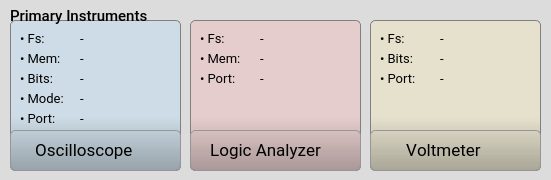
   <widget class="QGroupBox" name="groupBox_instr1">
    <property name="geometry">
     <rect>
      <x>240</x>
      <y>180</y>
      <width>551</width>
      <height>180</height>
     </rect>
    </property>
    <property name="sizePolicy">
     <sizepolicy hsizetype="Preferred" vsizetype="Expanding">
      <horstretch>0</horstretch>
      <verstretch>0</verstretch>
     </sizepolicy>
    </property>
    <property name="font">
     <font>
      <family>Roboto Medium</family>
      <pointsize>11</pointsize>
      <weight>50</weight>
      <italic>false</italic>
      <bold>false</bold>
      <kerning>true</kerning>
     </font>
    </property>
    <property name="styleSheet">
     <string notr="true">QGroupBox {background-color: rgb(220,220,220);border: 0px; border-radius: 5px;  margin-top: 0.5em;}; 
QGroupBox::title {subcontrol-origin: margin;left: 10px;padding: 0 3px 0 3px;}</string>
    </property>
    <property name="title">
     <string/>
    </property>
    <widget class="QGroupBox" name="groupBox_scope">
     <property name="geometry">
      <rect>
       <x>10</x>
       <y>20</y>
       <width>171</width>
       <height>151</height>
      </rect>
     </property>
     <property name="font">
      <font>
       <family>Roboto</family>
       <pointsize>11</pointsize>
       <weight>50</weight>
       <italic>false</italic>
       <bold>false</bold>
       <kerning>true</kerning>
      </font>
     </property>
     <property name="styleSheet">
      <string notr="true">QGroupBox {
    background: qlineargradient(x1:0, y1:0, x2:0, y2:2, stop:0  rgb(190,220,240, 0.5), stop:0.32  rgb(190,220,240, 0.5), stop:1  rgb(0,0,0,1.0));
	border: 1px solid gray; border-radius: 5px;  margin-top: 0.5em;
}; 
QGroupBox::title {subcontrol-origin: margin;left: 10px;padding: 0 3px 0 3px;}</string>
     </property>
     <property name="title">
      <string/>
     </property>
     <widget class="QPushButton" name="pushButton_scope">
      <property name="geometry">
       <rect>
        <x>0</x>
        <y>110</y>
        <width>171</width>
        <height>41</height>
       </rect>
      </property>
      <property name="font">
       <font>
        <family>Roboto</family>
        <pointsize>13</pointsize>
        <weight>50</weight>
        <bold>false</bold>
        <strikeout>false</strikeout>
        <kerning>false</kerning>
       </font>
      </property>
      <property name="styleSheet">
       <string notr="true">QPushButton {    
    padding: 0.2em 0.2em 0.3em 0.2em;
    border: 1px solid rgb(150, 150, 150);
	border-radius: 5px;
    background: qlineargradient(x1:0, y1:0, x2:0, y2:2,
                                  stop:0 #FFFFFF, stop:0.1 #FFFFFF, stop:1  #7B7B7B);
    color: black;
    text-align:left;
	padding-left:20px
}

QPushButton:hover:!pressed
{
	border: 1px solid rgb(150, 150, 150);
	border-radius: 5px;
 	background: #FFFFFF;
	color:#2f836a;
}

QPushButton:pressed
{
	border: 2px solid rgb(150, 150, 150);
	border-radius: 5px;
 	background: #AAAAAA;
	color:white;
}</string>
      </property>
      <property name="text">
       <string> Oscilloscope</string>
      </property>
      <property name="icon">
       <iconset resource="../../resources/resources.qrc">
        <normaloff>:/main/img/scope.svg</normaloff>:/main/img/scope.svg</iconset>
      </property>
      <property name="iconSize">
       <size>
        <width>21</width>
        <height>21</height>
       </size>
      </property>
     </widget>
     <widget class="QLabel" name="label_6">
      <property name="geometry">
       <rect>
        <x>10</x>
        <y>10</y>
        <width>61</width>
        <height>16</height>
       </rect>
      </property>
      <property name="font">
       <font>
        <family>Roboto</family>
        <pointsize>10</pointsize>
        <weight>50</weight>
        <italic>false</italic>
        <bold>false</bold>
        <kerning>true</kerning>
       </font>
      </property>
      <property name="text">
       <string>• Fs:</string>
      </property>
      <property name="textFormat">
       <enum>Qt::AutoText</enum>
      </property>
     </widget>
     <widget class="QLabel" name="label_8">
      <property name="geometry">
       <rect>
        <x>10</x>
        <y>30</y>
        <width>61</width>
        <height>16</height>
       </rect>
      </property>
      <property name="font">
       <font>
        <family>Roboto</family>
        <pointsize>10</pointsize>
        <weight>50</weight>
        <italic>false</italic>
        <bold>false</bold>
        <kerning>true</kerning>
       </font>
      </property>
      <property name="text">
       <string>• Mem:</string>
      </property>
      <property name="textFormat">
       <enum>Qt::AutoText</enum>
      </property>
     </widget>
     <widget class="QLabel" name="label_9">
      <property name="geometry">
       <rect>
        <x>10</x>
        <y>50</y>
        <width>61</width>
        <height>16</height>
       </rect>
      </property>
      <property name="font">
       <font>
        <family>Roboto</family>
        <pointsize>10</pointsize>
        <weight>50</weight>
        <italic>false</italic>
        <bold>false</bold>
        <kerning>true</kerning>
       </font>
      </property>
      <property name="text">
       <string>• Bits:</string>
      </property>
      <property name="textFormat">
       <enum>Qt::AutoText</enum>
      </property>
     </widget>
     <widget class="QLabel" name="label_10">
      <property name="geometry">
       <rect>
        <x>10</x>
        <y>70</y>
        <width>61</width>
        <height>16</height>
       </rect>
      </property>
      <property name="font">
       <font>
        <family>Roboto</family>
        <pointsize>10</pointsize>
        <weight>50</weight>
        <italic>false</italic>
        <bold>false</bold>
        <kerning>true</kerning>
       </font>
      </property>
      <property name="text">
       <string>• Mode:</string>
      </property>
      <property name="textFormat">
       <enum>Qt::AutoText</enum>
      </property>
     </widget>
     <widget class="QLabel" name="label_40">
      <property name="geometry">
       <rect>
        <x>10</x>
        <y>90</y>
        <width>61</width>
        <height>16</height>
       </rect>
      </property>
      <property name="font">
       <font>
        <family>Roboto</family>
        <pointsize>10</pointsize>
        <weight>50</weight>
        <italic>false</italic>
        <bold>false</bold>
        <kerning>true</kerning>
       </font>
      </property>
      <property name="text">
       <string>• Port:</string>
      </property>
      <property name="textFormat">
       <enum>Qt::AutoText</enum>
      </property>
     </widget>
     <widget class="QLabel" name="label_scope_fs">
      <property name="geometry">
       <rect>
        <x>70</x>
        <y>10</y>
        <width>101</width>
        <height>16</height>
       </rect>
      </property>
      <property name="font">
       <font>
        <family>Roboto</family>
        <pointsize>10</pointsize>
        <weight>50</weight>
        <italic>false</italic>
        <bold>false</bold>
        <kerning>true</kerning>
       </font>
      </property>
      <property name="text">
       <string>-</string>
      </property>
      <property name="textFormat">
       <enum>Qt::AutoText</enum>
      </property>
     </widget>
     <widget class="QLabel" name="label_scope_mem">
      <property name="geometry">
       <rect>
        <x>70</x>
        <y>30</y>
        <width>101</width>
        <height>16</height>
       </rect>
      </property>
      <property name="font">
       <font>
        <family>Roboto</family>
        <pointsize>10</pointsize>
        <weight>50</weight>
        <italic>false</italic>
        <bold>false</bold>
        <kerning>true</kerning>
       </font>
      </property>
      <property name="text">
       <string>-</string>
      </property>
      <property name="textFormat">
       <enum>Qt::AutoText</enum>
      </property>
     </widget>
     <widget class="QLabel" name="label_scope_bits">
      <property name="geometry">
       <rect>
        <x>70</x>
        <y>50</y>
        <width>101</width>
        <height>16</height>
       </rect>
      </property>
      <property name="font">
       <font>
        <family>Roboto</family>
        <pointsize>10</pointsize>
        <weight>50</weight>
        <italic>false</italic>
        <bold>false</bold>
        <kerning>true</kerning>
       </font>
      </property>
      <property name="text">
       <string>-</string>
      </property>
      <property name="textFormat">
       <enum>Qt::AutoText</enum>
      </property>
     </widget>
     <widget class="QLabel" name="label_scope_modes">
      <property name="geometry">
       <rect>
        <x>70</x>
        <y>70</y>
        <width>101</width>
        <height>16</height>
       </rect>
      </property>
      <property name="font">
       <font>
        <family>Roboto</family>
        <pointsize>10</pointsize>
        <weight>50</weight>
        <italic>false</italic>
        <bold>false</bold>
        <kerning>true</kerning>
       </font>
      </property>
      <property name="text">
       <string>-</string>
      </property>
      <property name="textFormat">
       <enum>Qt::AutoText</enum>
      </property>
     </widget>
     <widget class="QLabel" name="label_scope_pins">
      <property name="geometry">
       <rect>
        <x>70</x>
        <y>90</y>
        <width>101</width>
        <height>16</height>
       </rect>
      </property>
      <property name="font">
       <font>
        <family>Roboto</family>
        <pointsize>10</pointsize>
        <weight>50</weight>
        <italic>false</italic>
        <bold>false</bold>
        <kerning>true</kerning>
       </font>
      </property>
      <property name="text">
       <string>-</string>
      </property>
      <property name="textFormat">
       <enum>Qt::AutoText</enum>
      </property>
     </widget>
    </widget>
    <widget class="QGroupBox" name="groupBox_la">
     <property name="geometry">
      <rect>
       <x>190</x>
       <y>20</y>
       <width>171</width>
       <height>151</height>
      </rect>
     </property>
     <property name="font">
      <font>
       <family>Roboto</family>
       <pointsize>11</pointsize>
       <weight>50</weight>
       <italic>false</italic>
       <bold>false</bold>
       <kerning>true</kerning>
      </font>
     </property>
     <property name="styleSheet">
      <string notr="true">QGroupBox {
	background: qlineargradient(x1:0, y1:0, x2:0, y2:2, stop:0  rgb(240,190,190, 0.5), stop:0.32 rgb(240,190,190, 0.5), stop:1  rgb(0,0,0,1.0));
	border: 1px solid gray; border-radius: 5px;  margin-top: 0.5em;
}; 
QGroupBox::title {subcontrol-origin: margin;left: 10px;padding: 0 3px 0 3px;}</string>
     </property>
     <property name="title">
      <string/>
     </property>
     <widget class="QPushButton" name="pushButton_la">
      <property name="geometry">
       <rect>
        <x>0</x>
        <y>110</y>
        <width>171</width>
        <height>41</height>
       </rect>
      </property>
      <property name="font">
       <font>
        <family>Roboto</family>
        <pointsize>13</pointsize>
        <weight>50</weight>
        <bold>false</bold>
        <kerning>false</kerning>
       </font>
      </property>
      <property name="styleSheet">
       <string notr="true">QPushButton {    
    padding: 0.2em 0.2em 0.3em 0.2em;
    border: 1px solid rgb(150, 150, 150);
	border-radius: 5px;
    background: qlineargradient(x1:0, y1:0, x2:0, y2:2,
                                  stop:0 #FFFFFF, stop:0.1 #FFFFFF, stop:1  #7B7B7B);
    color: black;
    text-align:left;
	padding-left:15px
}

QPushButton:hover:!pressed
{
	border: 1px solid rgb(150, 150, 150);
	border-radius: 5px;
 	background: #FFFFFF;
	color:#2f836a;
}

QPushButton:pressed
{
	border: 2px solid rgb(150, 150, 150);;
	border-radius: 5px;
 	background: #AAAAAA;
	color:white;
}</string>
      </property>
      <property name="text">
       <string> Logic Analyzer</string>
      </property>
      <property name="icon">
       <iconset resource="../../resources/resources.qrc">
        <normaloff>:/main/img/la.png</normaloff>:/main/img/la.png</iconset>
      </property>
      <property name="iconSize">
       <size>
        <width>21</width>
        <height>21</height>
       </size>
      </property>
     </widget>
     <widget class="QLabel" name="label_11">
      <property name="geometry">
       <rect>
        <x>10</x>
        <y>10</y>
        <width>61</width>
        <height>16</height>
       </rect>
      </property>
      <property name="font">
       <font>
        <family>Roboto</family>
        <pointsize>10</pointsize>
        <weight>50</weight>
        <italic>false</italic>
        <bold>false</bold>
        <kerning>true</kerning>
       </font>
      </property>
      <property name="text">
       <string>• Fs:</string>
      </property>
      <property name="textFormat">
       <enum>Qt::AutoText</enum>
      </property>
     </widget>
     <widget class="QLabel" name="label_12">
      <property name="geometry">
       <rect>
        <x>10</x>
        <y>30</y>
        <width>61</width>
        <height>16</height>
       </rect>
      </property>
      <property name="font">
       <font>
        <family>Roboto</family>
        <pointsize>10</pointsize>
        <weight>50</weight>
        <italic>false</italic>
        <bold>false</bold>
        <kerning>true</kerning>
       </font>
      </property>
      <property name="text">
       <string>• Mem:</string>
      </property>
      <property name="textFormat">
       <enum>Qt::AutoText</enum>
      </property>
     </widget>
     <widget class="QLabel" name="label_39">
      <property name="geometry">
       <rect>
        <x>10</x>
        <y>50</y>
        <width>61</width>
        <height>16</height>
       </rect>
      </property>
      <property name="font">
       <font>
        <family>Roboto</family>
        <pointsize>10</pointsize>
        <weight>50</weight>
        <italic>false</italic>
        <bold>false</bold>
        <kerning>true</kerning>
       </font>
      </property>
      <property name="text">
       <string>• Port:</string>
      </property>
      <property name="textFormat">
       <enum>Qt::AutoText</enum>
      </property>
     </widget>
     <widget class="QLabel" name="label_la_pins">
      <property name="geometry">
       <rect>
        <x>70</x>
        <y>50</y>
        <width>101</width>
        <height>16</height>
       </rect>
      </property>
      <property name="font">
       <font>
        <family>Roboto</family>
        <pointsize>10</pointsize>
        <weight>50</weight>
        <italic>false</italic>
        <bold>false</bold>
        <kerning>true</kerning>
       </font>
      </property>
      <property name="text">
       <string>-</string>
      </property>
      <property name="textFormat">
       <enum>Qt::AutoText</enum>
      </property>
     </widget>
     <widget class="QLabel" name="label_la_fs">
      <property name="geometry">
       <rect>
        <x>70</x>
        <y>10</y>
        <width>101</width>
        <height>16</height>
       </rect>
      </property>
      <property name="font">
       <font>
        <family>Roboto</family>
        <pointsize>10</pointsize>
        <weight>50</weight>
        <italic>false</italic>
        <bold>false</bold>
        <kerning>true</kerning>
       </font>
      </property>
      <property name="text">
       <string>-</string>
      </property>
      <property name="textFormat">
       <enum>Qt::AutoText</enum>
      </property>
     </widget>
     <widget class="QLabel" name="label_la_mem">
      <property name="geometry">
       <rect>
        <x>70</x>
        <y>30</y>
        <width>101</width>
        <height>16</height>
       </rect>
      </property>
      <property name="font">
       <font>
        <family>Roboto</family>
        <pointsize>10</pointsize>
        <weight>50</weight>
        <italic>false</italic>
        <bold>false</bold>
        <kerning>true</kerning>
       </font>
      </property>
      <property name="text">
       <string>-</string>
      </property>
      <property name="textFormat">
       <enum>Qt::AutoText</enum>
      </property>
     </widget>
    </widget>
    <widget class="QGroupBox" name="groupBox_vm">
     <property name="geometry">
      <rect>
       <x>370</x>
       <y>20</y>
       <width>171</width>
       <height>151</height>
      </rect>
     </property>
     <property name="font">
      <font>
       <family>Roboto</family>
       <pointsize>11</pointsize>
       <weight>50</weight>
       <italic>false</italic>
       <bold>false</bold>
       <kerning>true</kerning>
      </font>
     </property>
     <property name="styleSheet">
      <string notr="true">QGroupBox {
	background: qlineargradient(x1:0, y1:0, x2:0, y2:2, stop:0  rgb(240,230,190, 0.5), stop:0.32 rgb(240,230,190, 0.5), stop:1  black);
	border: 1px solid gray; border-radius: 5px;  margin-top: 0.5em;
}; 
QGroupBox::title {subcontrol-origin: margin;left: 10px;padding: 0 3px 0 3px;}</string>
     </property>
     <property name="title">
      <string/>
     </property>
     <widget class="QPushButton" name="pushButton_vm">
      <property name="geometry">
       <rect>
        <x>0</x>
        <y>110</y>
        <width>171</width>
        <height>41</height>
       </rect>
      </property>
      <property name="font">
       <font>
        <family>Roboto</family>
        <pointsize>13</pointsize>
        <weight>50</weight>
        <bold>false</bold>
        <kerning>false</kerning>
       </font>
      </property>
      <property name="styleSheet">
       <string notr="true">QPushButton {    
    padding: 0.2em 0.2em 0.3em 0.2em;
    border: 1px solid rgb(150, 150, 150);
	border-radius: 5px;
    background: qlineargradient(x1:0, y1:0, x2:0, y2:2,
                                  stop:0 #FFFFFF, stop:0.1 #FFFFFF, stop:1  #7B7B7B);
    color: black;
    text-align:left;
	padding-left:31px
}

QPushButton:hover:!pressed
{
	border: 1px solid rgb(150, 150, 150);
	border-radius: 5px;
 	background: #FFFFFF;
	color:#2f836a;
}

QPushButton:pressed
{
	border: 1px solid rgb(150, 150, 150);
	border-radius: 5px;
 	background: #AAAAAA;
	color:white;
}</string>
      </property>
      <property name="text">
       <string> Voltmeter</string>
      </property>
      <property name="icon">
       <iconset resource="../../resources/resources.qrc">
        <normaloff>:/main/img/vm.png</normaloff>:/main/img/vm.png</iconset>
      </property>
      <property name="iconSize">
       <size>
        <width>22</width>
        <height>22</height>
       </size>
      </property>
     </widget>
     <widget class="QLabel" name="label_15">
      <property name="geometry">
       <rect>
        <x>10</x>
        <y>10</y>
        <width>51</width>
        <height>16</height>
       </rect>
      </property>
      <property name="font">
       <font>
        <family>Roboto</family>
        <pointsize>10</pointsize>
        <weight>50</weight>
        <italic>false</italic>
        <bold>false</bold>
        <kerning>true</kerning>
       </font>
      </property>
      <property name="text">
       <string>• Fs:</string>
      </property>
      <property name="textFormat">
       <enum>Qt::AutoText</enum>
      </property>
     </widget>
     <widget class="QLabel" name="label_17">
      <property name="geometry">
       <rect>
        <x>10</x>
        <y>30</y>
        <width>51</width>
        <height>16</height>
       </rect>
      </property>
      <property name="font">
       <font>
        <family>Roboto</family>
        <pointsize>10</pointsize>
        <weight>50</weight>
        <italic>false</italic>
        <bold>false</bold>
        <kerning>true</kerning>
       </font>
      </property>
      <property name="text">
       <string>• Bits:</string>
      </property>
      <property name="textFormat">
       <enum>Qt::AutoText</enum>
      </property>
     </widget>
     <widget class="QLabel" name="label_38">
      <property name="geometry">
       <rect>
        <x>10</x>
        <y>50</y>
        <width>51</width>
        <height>16</height>
       </rect>
      </property>
      <property name="font">
       <font>
        <family>Roboto</family>
        <pointsize>10</pointsize>
        <weight>50</weight>
        <italic>false</italic>
        <bold>false</bold>
        <kerning>true</kerning>
       </font>
      </property>
      <property name="text">
       <string>• Port:</string>
      </property>
      <property name="textFormat">
       <enum>Qt::AutoText</enum>
      </property>
     </widget>
     <widget class="QLabel" name="label_vm_fs">
      <property name="geometry">
       <rect>
        <x>70</x>
        <y>10</y>
        <width>91</width>
        <height>16</height>
       </rect>
      </property>
      <property name="font">
       <font>
        <family>Roboto</family>
        <pointsize>10</pointsize>
        <weight>50</weight>
        <italic>false</italic>
        <bold>false</bold>
        <kerning>true</kerning>
       </font>
      </property>
      <property name="text">
       <string>-</string>
      </property>
      <property name="textFormat">
       <enum>Qt::AutoText</enum>
      </property>
     </widget>
     <widget class="QLabel" name="label_vm_bits">
      <property name="geometry">
       <rect>
        <x>70</x>
        <y>30</y>
        <width>91</width>
        <height>16</height>
       </rect>
      </property>
      <property name="font">
       <font>
        <family>Roboto</family>
        <pointsize>10</pointsize>
        <weight>50</weight>
        <italic>false</italic>
        <bold>false</bold>
        <kerning>true</kerning>
       </font>
      </property>
      <property name="text">
       <string>-</string>
      </property>
      <property name="textFormat">
       <enum>Qt::AutoText</enum>
      </property>
     </widget>
     <widget class="QLabel" name="label_vm_pins">
      <property name="geometry">
       <rect>
        <x>70</x>
        <y>50</y>
        <width>91</width>
        <height>16</height>
       </rect>
      </property>
      <property name="font">
       <font>
        <family>Roboto</family>
        <pointsize>10</pointsize>
        <weight>50</weight>
        <italic>false</italic>
        <bold>false</bold>
        <kerning>true</kerning>
       </font>
      </property>
      <property name="text">
       <string>-</string>
      </property>
      <property name="textFormat">
       <enum>Qt::AutoText</enum>
      </property>
     </widget>
    </widget>
    <widget class="QLabel" name="label_titlePrimary">
     <property name="geometry">
      <rect>
       <x>10</x>
       <y>6</y>
       <width>161</width>
       <height>20</height>
      </rect>
     </property>
     <property name="font">
      <font>
       <family>Roboto Medium</family>
       <pointsize>11</pointsize>
      </font>
     </property>
     <property name="text">
      <string>Primary Instruments</string>
     </property>
    </widget>
   </widget>
